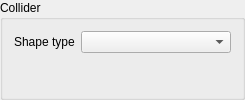
<?xml version="1.0" encoding="UTF-8"?>
<ui version="4.0">
 <class>ColliderComp</class>
 <widget class="QGroupBox" name="ColliderComp">
  <property name="windowTitle">
   <string>Collider</string>
  </property>
  <property name="title">
   <string>Collider</string>
  </property>
  <layout class="QFormLayout" name="colliderLayout">
   <item row="0" column="0">
    <widget class="QLabel" name="shapeTypeLabel">
     <property name="text">
      <string>Shape type</string>
     </property>
    </widget>
   </item>
   <item row="0" column="1">
    <widget class="QComboBox" name="shapeType">
     <property name="minimumSize">
      <size>
       <width>150</width>
       <height>0</height>
      </size>
     </property>
    </widget>
   </item>
   <item row="1" column="0" colspan="2">
    <layout class="QVBoxLayout" name="shapeInfoLayout"/>
   </item>
  </layout>
 </widget>
 <resources/>
 <connections/>
</ui>
